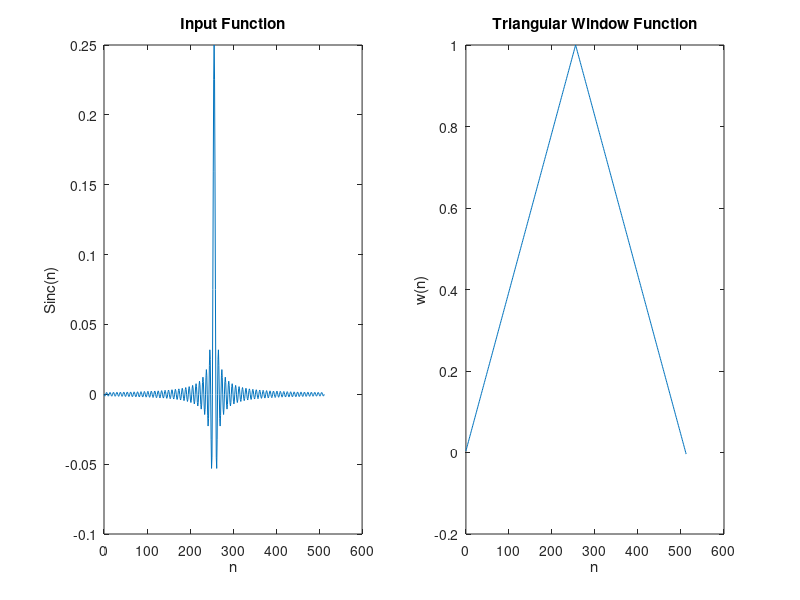
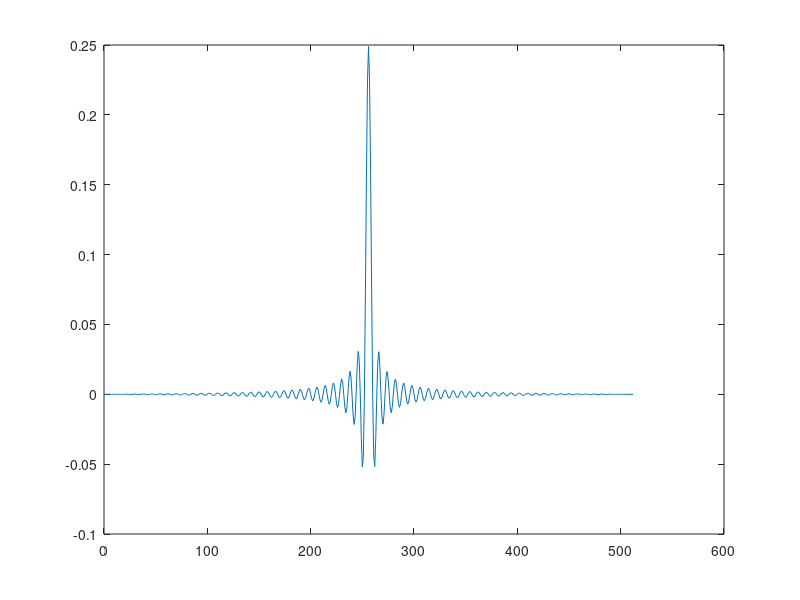
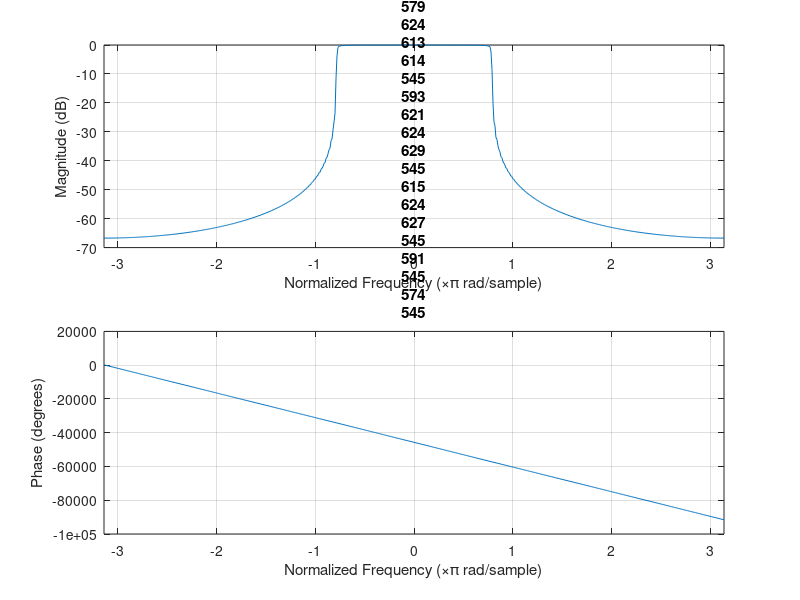
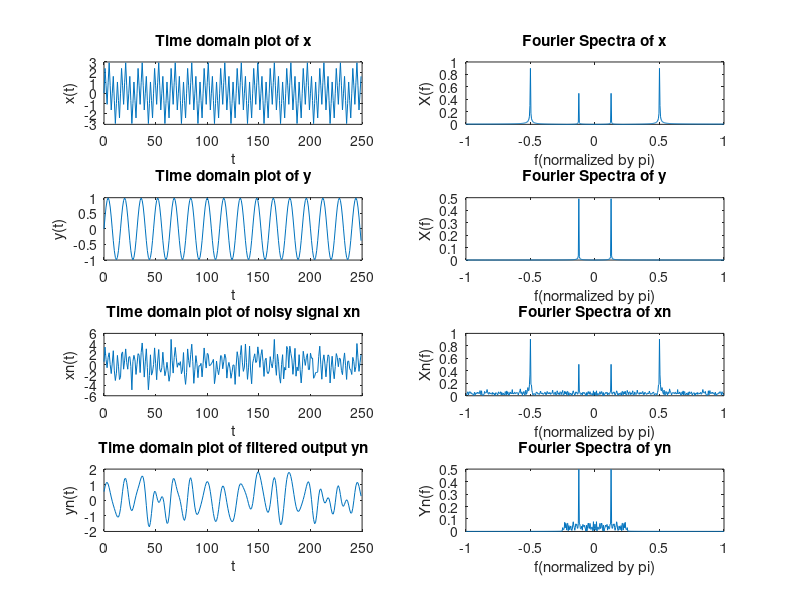

Write the MATLAB code that produced these figures, in order. (Note: this script raises an error after producing the figures.)
N = 513;
n = (0:1:N-1); %Defining the number of samples for the input signal
k = (N-1)/2;

wc = pi/4;
hd = zeros(1,N); %preallocating the size of hd

for i = 0:k-1
    hd(i+1) = sin(wc*(i-k))/(pi*(i-k));
end

hd(k+1) = wc/pi;

for i = k+1:(N-1)
    hd(i+1) = sin(wc*(i-k))/(pi*(i-k));
end

figure(1)
subplot(1,2,1)
plot(n,hd);  %plot for the input signal
title('Input Function');
xlabel('n');
ylabel('Sinc(n)');

j=1:1:N;
w = 1 - abs((j - (N-1)/2)/((N-1)/2)); %triangular window function

subplot(1,2,2)
plot(n,w); %plot for the window function
title('Triangular Window Function');
xlabel('n');
ylabel('w(n)');

h = hd.*w;  %computing the multiplication of input and the window

figure(2);
plot(n,h); %time domain plot of ouput

W = -pi:0.01:pi;

figure(3);
freqz(h,1,W);  %plot of the output spectra
title("Triangular Bode Plot for N = " + N);

% Following is the second part involving filtering of the given signal

k = 10000;
n1 = 0:k; %samples for the function to be inputted

x = sin(pi/8*n1) + 2*sin(pi/2*n1); %input function x with two frequencies
y = filtfilt(h, 1, x); %filtered function


X = fftshift(fft(x,N)); %computing the fourier transform of the input x
Y = fftshift(fft(y,N)); %computing the fourier transform of the filtered output y

figure(4);
subplot(421)
plot(n1(1:250),x(1:250));
title('Time domain plot of x')
xlabel('t');
ylabel('x(t)');

subplot(422)
plot(2/(N-1)*(-(N-1)/2:(N-1)/2),abs(X)/N);
title('Fourier Spectra of x')
xlabel('f(normalized by pi)');
ylabel('X(f)');

subplot(423)
plot(n1(1:250),y(1:250));
title('Time domain plot of y')
xlabel('t');
ylabel('y(t)');

subplot(424)
plot(2/(N-1)*(-(N-1)/2:(N-1)/2),abs(Y)/N);
title('Fourier Spectra of y')
xlabel('f(normalized by pi)');
ylabel('X(f)');

noise = randn(1,k+1);

xn = x + noise;
Xn = fftshift(fft(xn,N));

yn = filtfilt(h, 1, xn);
Yn = fftshift(fft(yn,N));

subplot(425)
plot(n1(1:250),xn(1:250));
title('Time domain plot of noisy signal xn')
xlabel('t');
ylabel('xn(t)');

subplot(426)
plot(2/(N-1)*(-(N-1)/2:(N-1)/2),abs(Xn)/N);
title('Fourier Spectra of xn')
xlabel('f(normalized by pi)');
ylabel('Xn(f)');

subplot(427)
plot(n1(1:250),yn(1:250));
title('Time domain plot of filtered output yn')
xlabel('t');
ylabel('yn(t)');

subplot(428)
plot(2/(N-1)*(-(N-1)/2:(N-1)/2),abs(Yn)/N);
title('Fourier Spectra of yn')
xlabel('f(normalized by pi)');
ylabel('Yn(f)');

sgtitle("Triangular window N = " + N);

input_snr=10*log(sumsqr(x)/sumsqr(noise));
output_snr=10*log(sumsqr(y)/abs(sumsqr(yn-y)));